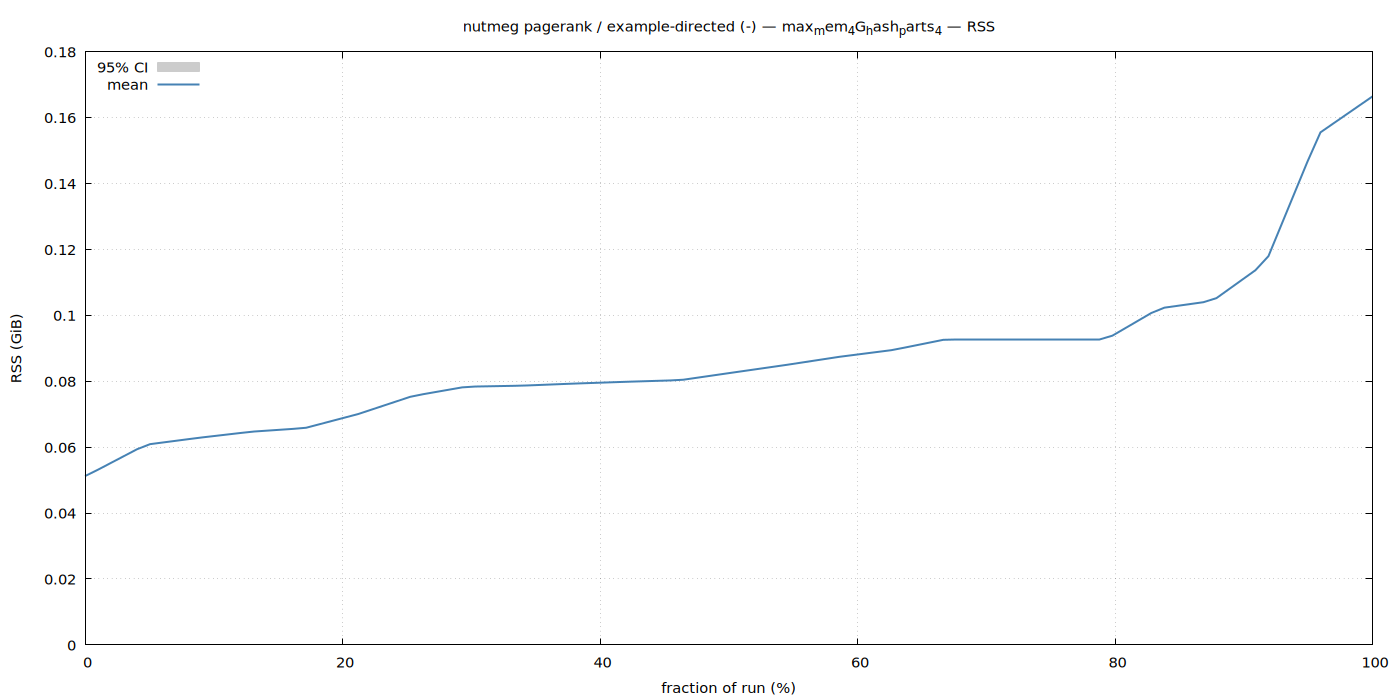

Here is the gnuplot script that generated this plot:
set terminal pngcairo size 1400,700 enhanced font 'Sans,11'
set output '/var/home/sem/github/sail/examples/extensions/benchmarks/sem_benchmark/results/nutmeg/-/example-directed/max_mem_4G_hash_parts_4/rss.png'
set title "nutmeg pagerank / example-directed (-) — max_mem_4G_hash_parts_4 — RSS"
set xlabel 'fraction of run (%)'
set ylabel 'RSS (GiB)'
set grid
set key top left
set yrange [0:*]
plot '/var/home/sem/github/sail/examples/extensions/benchmarks/sem_benchmark/results/nutmeg/-/example-directed/max_mem_4G_hash_parts_4/rss.dat' using 1:3:4 with filledcurves lc rgb '#cccccc' title '95% CI', \
     '' using 1:2 with lines lw 2 lc rgb '#4682b4' title 'mean'
